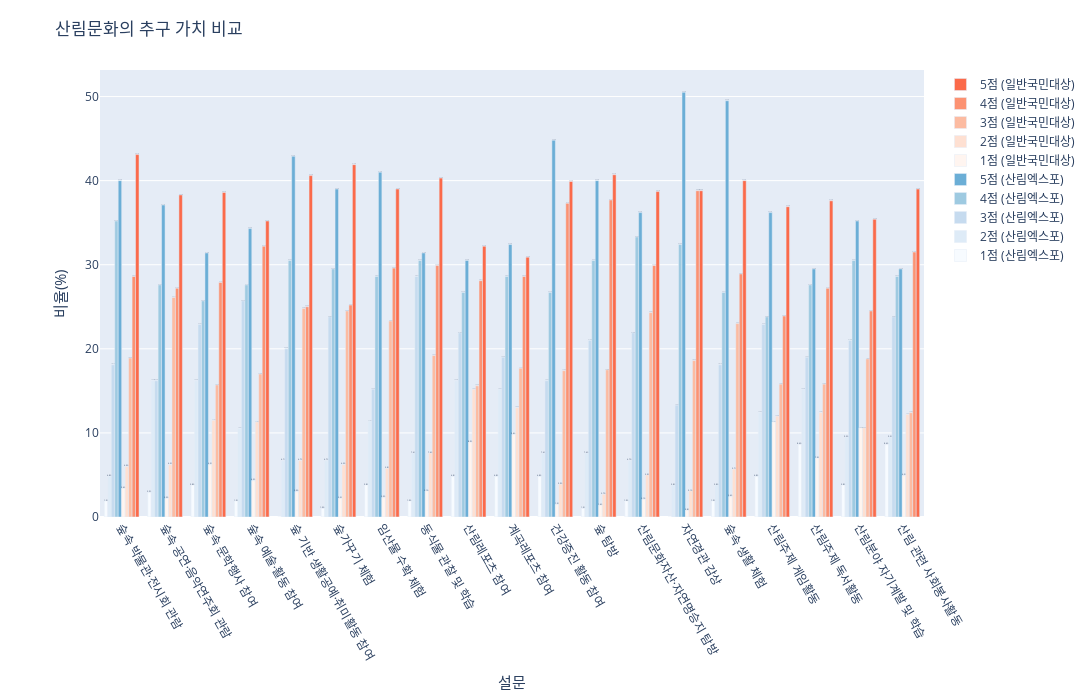

Notebook cell for this chart:
### Code cell
import plotly.colors as pc

# 컬러맵을 리스트로 불러오기
blues_color_map = pc.sequential.Blues
reds_color_map = pc.sequential.Reds

# 누적 막대그래프 시각화
fig = go.Figure()

# 막대 그래프 추가 (expo_5_num_df 데이터 사용)
for i in range(1, 6):
    text_labels = [f'<span style="font-size: 15px !important;">{val:.1f}%</span>' for val in expo_5_num_df[f'{i}_비율']]
    fig.add_trace(go.Bar(x=expo_5_num_df['설문'], y=expo_5_num_df[f'{i}_비율'], text=text_labels,
                         name=f'{i}점 (산림엑스포)', textposition='auto', marker=dict(color=blues_color_map[i-1])))

# 두 번째 막대 그래프 추가 (common_5_num_df 데이터 사용) - 겹치게 표시
for i in range(1, 6):
    text_labels = [f'<span style="font-size: 15px">{val:.1f}%</span>' for val in common_5_num_df[f'{i}_비율']]
    fig.add_trace(go.Bar(x=common_5_num_df['설문'], y=common_5_num_df[f'{i}_비율'], text=text_labels,
                         name=f'{i}점 (일반국민대상)', textposition='auto', marker=dict(color=reds_color_map[i-1])))

# 그래프 레이아웃 설정
fig.update_layout(title="산림문화의 추구 가치 비교", xaxis_title="<span style='font-size: 15px'>설문</span>", yaxis_title="<span style='font-size: 15px'>비율(%)</span>",
                  barmode='group', showlegend=True)

# 범례 텍스트 수정
fig.update_layout(legend=dict(traceorder="reversed"))

# 그래프 높이와 너비 조정
fig.update_layout(height=700, width=1400)

# 여백 (margin) 조정
fig.update_layout(margin=dict(l=100, r=100, b=70, t=70))

fig.update_xaxes(tickangle=60)

fig.show()

### Figure 1 — Plotly figure (JSON) as saved in the notebook; plotly's stock layout.template omitted (floating-point values rounded to 4 significant figures)
{"data": [{"marker": {"color": "rgb(247,251,255)"}, "name": "1점 (산림엑스포)", "text": ["<span style=\"font-size: 15px !important;\">1.9%</span>", "<span style=\"font-size: 15px !important;\">2.9%</span>", "<span style=\"font-size: 15px !important;\">3.8%</span>", "<span style=\"font-size: 15px !important;\">1.9%</span>", "<span style=\"font-size: 15px !important;\">0.0%</span>", "<span style=\"font-size: 15px !important;\">1.0%</span>", "<span style=\"font-size: 15px !important;\">3.8%</span>", "<span style=\"font-size: 15px !important;\">1.9%</span>", "<span style=\"font-size: 15px !important;\">4.8%</span>", "<span style=\"font-size: 15px !important;\">4.8%</span>", "<span style=\"font-size: 15px !important;\">4.8%</span>", "<span style=\"font-size: 15px !important;\">1.0%</span>", "<span style=\"font-size: 15px !important;\">1.9%</span>", "<span style=\"font-size: 15px !important;\">0.0%</span>", "<span style=\"font-size: 15px !important;\">1.9%</span>", "<span style=\"font-size: 15px !important;\">4.8%</span>", "<span style=\"font-size: 15px !important;\">8.6%</span>", "<span style=\"font-size: 15px !important;\">3.8%</span>", "<span style=\"font-size: 15px !important;\">8.6%</span>"], "textposition": "auto", "type": "bar", "x": ["숲속 박물관·전시회 관람", "숲속 공연·음악연주회 관람", "숲속 문학행사 참여", "숲속 예술·활동 참여", "숲 기반 생활공예·취미활동 참여", "숲가꾸기 체험", "임산물 수확 체험", "동식물 관찰 및 학습", "산림레포츠 참여", "계곡레포츠 참여", "건강증진 활동 참여", "숲 탐방", "산림문화자산·자연명승지 탐방", "자연경관 감상", "숲속 생활 체험", "산림주제 게임활동", "산림주제 독서활동", "산림분야 자기계발 및 학습", "산림 관련 사회봉사활동"], "y": [1.9, 2.9, 3.8, 1.9, 0, 1, 3.8, 1.9, 4.8, 4.8, 4.8, 1, 1.9, 0, 1.9, 4.8, 8.6, 3.8, 8.6]}, {"marker": {"color": "rgb(222,235,247)"}, "name": "2점 (산림엑스포)", "text": ["<span style=\"font-size: 15px !important;\">4.8%</span>", "<span style=\"font-size: 15px !important;\">16.2%</span>", "<span style=\"font-size: 15px !important;\">16.2%</span>", "<span style=\"font-size: 15px !important;\">10.5%</span>", "<span style=\"font-size: 15px !important;\">6.7%</span>", "<span style=\"font-size: 15px !important;\">6.7%</span>", "<span style=\"font-size: 15px !important;\">11.4%</span>", "<span style=\"font-size: 15px !important;\">7.6%</span>", "<span style=\"font-size: 15px !important;\">16.2%</span>", "<span style=\"font-size: 15px !important;\">15.2%</span>", "<span style=\"font-size: 15px !important;\">7.6%</span>", "<span style=\"font-size: 15px !important;\">7.6%</span>", "<span style=\"font-size: 15px !important;\">6.7%</span>", "<span style=\"font-size: 15px !important;\">3.8%</span>", "<span style=\"font-size: 15px !important;\">3.8%</span>", "<span style=\"font-size: 15px !important;\">12.4%</span>", "<span style=\"font-size: 15px !important;\">15.2%</span>", "<span style=\"font-size: 15px !important;\">9.5%</span>", "<span style=\"font-size: 15px !important;\">9.5%</span>"], "textposition": "auto", "type": "bar", "x": ["숲속 박물관·전시회 관람", "숲속 공연·음악연주회 관람", "숲속 문학행사 참여", "숲속 예술·활동 참여", "숲 기반 생활공예·취미활동 참여", "숲가꾸기 체험", "임산물 수확 체험", "동식물 관찰 및 학습", "산림레포츠 참여", "계곡레포츠 참여", "건강증진 활동 참여", "숲 탐방", "산림문화자산·자연명승지 탐방", "자연경관 감상", "숲속 생활 체험", "산림주제 게임활동", "산림주제 독서활동", "산림분야 자기계발 및 학습", "산림 관련 사회봉사활동"], "y": [4.8, 16.2, 16.2, 10.5, 6.7, 6.7, 11.4, 7.6, 16.2, 15.2, 7.6, 7.6, 6.7, 3.8, 3.8, 12.4, 15.2, 9.5, 9.5]}, {"marker": {"color": "rgb(198,219,239)"}, "name": "3점 (산림엑스포)", "text": ["<span style=\"font-size: 15px !important;\">18.1%</span>", "<span style=\"font-size: 15px !important;\">16.2%</span>", "<span style=\"font-size: 15px !important;\">22.9%</span>", "<span style=\"font-size: 15px !important;\">25.7%</span>", "<span style=\"font-size: 15px !important;\">20.0%</span>", "<span style=\"font-size: 15px !important;\">23.8%</span>", "<span style=\"font-size: 15px !important;\">15.2%</span>", "<span style=\"font-size: 15px !important;\">28.6%</span>", "<span style=\"font-size: 15px !important;\">21.9%</span>", "<span style=\"font-size: 15px !important;\">19.0%</span>", "<span style=\"font-size: 15px !important;\">16.2%</span>", "<span style=\"font-size: 15px !important;\">21.0%</span>", "<span style=\"font-size: 15px !important;\">21.9%</span>", "<span style=\"font-size: 15px !important;\">13.3%</span>", "<span style=\"font-size: 15px !important;\">18.1%</span>", "<span style=\"font-size: 15px !important;\">22.9%</span>", "<span style=\"font-size: 15px !important;\">19.0%</span>", "<span style=\"font-size: 15px !important;\">21.0%</span>", "<span style=\"font-size: 15px !important;\">23.8%</span>"], "textposition": "auto", "type": "bar", "x": ["숲속 박물관·전시회 관람", "숲속 공연·음악연주회 관람", "숲속 문학행사 참여", "숲속 예술·활동 참여", "숲 기반 생활공예·취미활동 참여", "숲가꾸기 체험", "임산물 수확 체험", "동식물 관찰 및 학습", "산림레포츠 참여", "계곡레포츠 참여", "건강증진 활동 참여", "숲 탐방", "산림문화자산·자연명승지 탐방", "자연경관 감상", "숲속 생활 체험", "산림주제 게임활동", "산림주제 독서활동", "산림분야 자기계발 및 학습", "산림 관련 사회봉사활동"], "y": [18.1, 16.2, 22.9, 25.7, 20, 23.8, 15.2, 28.6, 21.9, 19, 16.2, 21, 21.9, 13.3, 18.1, 22.9, 19, 21, 23.8]}, {"marker": {"color": "rgb(158,202,225)"}, "name": "4점 (산림엑스포)", "text": ["<span style=\"font-size: 15px !important;\">35.2%</span>", "<span style=\"font-size: 15px !important;\">27.6%</span>", "<span style=\"font-size: 15px !important;\">25.7%</span>", "<span style=\"font-size: 15px !important;\">27.6%</span>", "<span style=\"font-size: 15px !important;\">30.5%</span>", "<span style=\"font-size: 15px !important;\">29.5%</span>", "<span style=\"font-size: 15px !important;\">28.6%</span>", "<span style=\"font-size: 15px !important;\">30.5%</span>", "<span style=\"font-size: 15px !important;\">26.7%</span>", "<span style=\"font-size: 15px !important;\">28.6%</span>", "<span style=\"font-size: 15px !important;\">26.7%</span>", "<span style=\"font-size: 15px !important;\">30.5%</span>", "<span style=\"font-size: 15px !important;\">33.3%</span>", "<span style=\"font-size: 15px !important;\">32.4%</span>", "<span style=\"font-size: 15px !important;\">26.7%</span>", "<span style=\"font-size: 15px !important;\">23.8%</span>", "<span style=\"font-size: 15px !important;\">27.6%</span>", "<span style=\"font-size: 15px !important;\">30.5%</span>", "<span style=\"font-size: 15px !important;\">28.6%</span>"], "textposition": "auto", "type": "bar", "x": ["숲속 박물관·전시회 관람", "숲속 공연·음악연주회 관람", "숲속 문학행사 참여", "숲속 예술·활동 참여", "숲 기반 생활공예·취미활동 참여", "숲가꾸기 체험", "임산물 수확 체험", "동식물 관찰 및 학습", "산림레포츠 참여", "계곡레포츠 참여", "건강증진 활동 참여", "숲 탐방", "산림문화자산·자연명승지 탐방", "자연경관 감상", "숲속 생활 체험", "산림주제 게임활동", "산림주제 독서활동", "산림분야 자기계발 및 학습", "산림 관련 사회봉사활동"], "y": [35.2, 27.6, 25.7, 27.6, 30.5, 29.5, 28.6, 30.5, 26.7, 28.6, 26.7, 30.5, 33.3, 32.4, 26.7, 23.8, 27.6, 30.5, 28.6]}, {"marker": {"color": "rgb(107,174,214)"}, "name": "5점 (산림엑스포)", "text": ["<span style=\"font-size: 15px !important;\">40.0%</span>", "<span style=\"font-size: 15px !important;\">37.1%</span>", "<span style=\"font-size: 15px !important;\">31.4%</span>", "<span style=\"font-size: 15px !important;\">34.3%</span>", "<span style=\"font-size: 15px !important;\">42.9%</span>", "<span style=\"font-size: 15px !important;\">39.0%</span>", "<span style=\"font-size: 15px !important;\">41.0%</span>", "<span style=\"font-size: 15px !important;\">31.4%</span>", "<span style=\"font-size: 15px !important;\">30.5%</span>", "<span style=\"font-size: 15px !important;\">32.4%</span>", "<span style=\"font-size: 15px !important;\">44.8%</span>", "<span style=\"font-size: 15px !important;\">40.0%</span>", "<span style=\"font-size: 15px !important;\">36.2%</span>", "<span style=\"font-size: 15px !important;\">50.5%</span>", "<span style=\"font-size: 15px !important;\">49.5%</span>", "<span style=\"font-size: 15px !important;\">36.2%</span>", "<span style=\"font-size: 15px !important;\">29.5%</span>", "<span style=\"font-size: 15px !important;\">35.2%</span>", "<span style=\"font-size: 15px !important;\">29.5%</span>"], "textposition": "auto", "type": "bar", "x": ["숲속 박물관·전시회 관람", "숲속 공연·음악연주회 관람", "숲속 문학행사 참여", "숲속 예술·활동 참여", "숲 기반 생활공예·취미활동 참여", "숲가꾸기 체험", "임산물 수확 체험", "동식물 관찰 및 학습", "산림레포츠 참여", "계곡레포츠 참여", "건강증진 활동 참여", "숲 탐방", "산림문화자산·자연명승지 탐방", "자연경관 감상", "숲속 생활 체험", "산림주제 게임활동", "산림주제 독서활동", "산림분야 자기계발 및 학습", "산림 관련 사회봉사활동"], "y": [40, 37.1, 31.4, 34.3, 42.9, 39, 41, 31.4, 30.5, 32.4, 44.8, 40, 36.2, 50.5, 49.5, 36.2, 29.5, 35.2, 29.5]}, {"marker": {"color": "rgb(255,245,240)"}, "name": "1점 (일반국민대상)", "text": ["<span style=\"font-size: 15px\">3.4%</span>", "<span style=\"font-size: 15px\">2.2%</span>", "<span style=\"font-size: 15px\">6.2%</span>", "<span style=\"font-size: 15px\">4.3%</span>", "<span style=\"font-size: 15px\">3.0%</span>", "<span style=\"font-size: 15px\">2.2%</span>", "<span style=\"font-size: 15px\">2.3%</span>", "<span style=\"font-size: 15px\">3.1%</span>", "<span style=\"font-size: 15px\">8.9%</span>", "<span style=\"font-size: 15px\">9.8%</span>", "<span style=\"font-size: 15px\">1.5%</span>", "<span style=\"font-size: 15px\">1.4%</span>", "<span style=\"font-size: 15px\">2.1%</span>", "<span style=\"font-size: 15px\">0.8%</span>", "<span style=\"font-size: 15px\">2.4%</span>", "<span style=\"font-size: 15px\">11.3%</span>", "<span style=\"font-size: 15px\">7.0%</span>", "<span style=\"font-size: 15px\">10.6%</span>", "<span style=\"font-size: 15px\">4.9%</span>"], "textposition": "auto", "type": "bar", "x": ["숲속 박물관·전시회 관람", "숲속 공연·음악연주회 관람", "숲속 문학행사 참여", "숲속 예술·활동 참여", "숲 기반 생활공예·취미활동 참여", "숲가꾸기 체험", "임산물 수확 체험", "동식물 관찰 및 학습", "산림레포츠 참여", "계곡레포츠 참여", "건강증진 활동 참여", "숲 탐방", "산림문화자산·자연명승지 탐방", "자연경관 감상", "숲속 생활 체험", "산림주제 게임활동", "산림주제 독서활동", "산림분야 자기계발 및 학습", "산림 관련 사회봉사활동"], "y": [3.4, 2.2, 6.2, 4.3, 3, 2.2, 2.3, 3.1, 8.9, 9.8, 1.5, 1.4, 2.1, 0.8, 2.4, 11.3, 7, 10.6, 4.9]}, {"marker": {"color": "rgb(254,224,210)"}, "name": "2점 (일반국민대상)", "text": ["<span style=\"font-size: 15px\">6.0%</span>", "<span style=\"font-size: 15px\">6.2%</span>", "<span style=\"font-size: 15px\">11.5%</span>", "<span style=\"font-size: 15px\">11.3%</span>", "<span style=\"font-size: 15px\">6.7%</span>", "<span style=\"font-size: 15px\">6.2%</span>", "<span style=\"font-size: 15px\">5.8%</span>", "<span style=\"font-size: 15px\">7.6%</span>", "<span style=\"font-size: 15px\">15.2%</span>", "<span style=\"font-size: 15px\">13.0%</span>", "<span style=\"font-size: 15px\">3.9%</span>", "<span style=\"font-size: 15px\">2.7%</span>", "<span style=\"font-size: 15px\">5.0%</span>", "<span style=\"font-size: 15px\">3.1%</span>", "<span style=\"font-size: 15px\">5.7%</span>", "<span style=\"font-size: 15px\">12.0%</span>", "<span style=\"font-size: 15px\">12.4%</span>", "<span style=\"font-size: 15px\">10.6%</span>", "<span style=\"font-size: 15px\">12.2%</span>"], "textposition": "auto", "type": "bar", "x": ["숲속 박물관·전시회 관람", "숲속 공연·음악연주회 관람", "숲속 문학행사 참여", "숲속 예술·활동 참여", "숲 기반 생활공예·취미활동 참여", "숲가꾸기 체험", "임산물 수확 체험", "동식물 관찰 및 학습", "산림레포츠 참여", "계곡레포츠 참여", "건강증진 활동 참여", "숲 탐방", "산림문화자산·자연명승지 탐방", "자연경관 감상", "숲속 생활 체험", "산림주제 게임활동", "산림주제 독서활동", "산림분야 자기계발 및 학습", "산림 관련 사회봉사활동"], "y": [6, 6.2, 11.5, 11.3, 6.7, 6.2, 5.8, 7.6, 15.2, 13, 3.9, 2.7, 5, 3.1, 5.7, 12, 12.4, 10.6, 12.2]}, {"marker": {"color": "rgb(252,187,161)"}, "name": "3점 (일반국민대상)", "text": ["<span style=\"font-size: 15px\">18.9%</span>", "<span style=\"font-size: 15px\">26.1%</span>", "<span style=\"font-size: 15px\">15.7%</span>", "<span style=\"font-size: 15px\">17.0%</span>", "<span style=\"font-size: 15px\">24.8%</span>", "<span style=\"font-size: 15px\">24.5%</span>", "<span style=\"font-size: 15px\">23.3%</span>", "<span style=\"font-size: 15px\">19.2%</span>", "<span style=\"font-size: 15px\">15.6%</span>", "<span style=\"font-size: 15px\">17.7%</span>", "<span style=\"font-size: 15px\">17.4%</span>", "<span style=\"font-size: 15px\">17.5%</span>", "<span style=\"font-size: 15px\">24.3%</span>", "<span style=\"font-size: 15px\">18.6%</span>", "<span style=\"font-size: 15px\">23.0%</span>", "<span style=\"font-size: 15px\">15.8%</span>", "<span style=\"font-size: 15px\">15.8%</span>", "<span style=\"font-size: 15px\">18.8%</span>", "<span style=\"font-size: 15px\">12.4%</span>"], "textposition": "auto", "type": "bar", "x": ["숲속 박물관·전시회 관람", "숲속 공연·음악연주회 관람", "숲속 문학행사 참여", "숲속 예술·활동 참여", "숲 기반 생활공예·취미활동 참여", "숲가꾸기 체험", "임산물 수확 체험", "동식물 관찰 및 학습", "산림레포츠 참여", "계곡레포츠 참여", "건강증진 활동 참여", "숲 탐방", "산림문화자산·자연명승지 탐방", "자연경관 감상", "숲속 생활 체험", "산림주제 게임활동", "산림주제 독서활동", "산림분야 자기계발 및 학습", "산림 관련 사회봉사활동"], "y": [18.9, 26.1, 15.7, 17, 24.8, 24.5, 23.3, 19.2, 15.6, 17.7, 17.4, 17.5, 24.3, 18.6, 23, 15.8, 15.8, 18.8, 12.4]}, {"marker": {"color": "rgb(252,146,114)"}, "name": "4점 (일반국민대상)", "text": ["<span style=\"font-size: 15px\">28.6%</span>", "<span style=\"font-size: 15px\">27.2%</span>", "<span style=\"font-size: 15px\">27.9%</span>", "<span style=\"font-size: 15px\">32.2%</span>", "<span style=\"font-size: 15px\">25.0%</span>", "<span style=\"font-size: 15px\">25.2%</span>", "<span style=\"font-size: 15px\">29.6%</span>", "<span style=\"font-size: 15px\">29.9%</span>", "<span style=\"font-size: 15px\">28.1%</span>", "<span style=\"font-size: 15px\">28.6%</span>", "<span style=\"font-size: 15px\">37.3%</span>", "<span style=\"font-size: 15px\">37.7%</span>", "<span style=\"font-size: 15px\">29.9%</span>", "<span style=\"font-size: 15px\">38.8%</span>", "<span style=\"font-size: 15px\">28.9%</span>", "<span style=\"font-size: 15px\">23.9%</span>", "<span style=\"font-size: 15px\">27.2%</span>", "<span style=\"font-size: 15px\">24.5%</span>", "<span style=\"font-size: 15px\">31.5%</span>"], "textposition": "auto", "type": "bar", "x": ["숲속 박물관·전시회 관람", "숲속 공연·음악연주회 관람", "숲속 문학행사 참여", "숲속 예술·활동 참여", "숲 기반 생활공예·취미활동 참여", "숲가꾸기 체험", "임산물 수확 체험", "동식물 관찰 및 학습", "산림레포츠 참여", "계곡레포츠 참여", "건강증진 활동 참여", "숲 탐방", "산림문화자산·자연명승지 탐방", "자연경관 감상", "숲속 생활 체험", "산림주제 게임활동", "산림주제 독서활동", "산림분야 자기계발 및 학습", "산림 관련 사회봉사활동"], "y": [28.6, 27.2, 27.9, 32.2, 25, 25.2, 29.6, 29.9, 28.1, 28.6, 37.3, 37.7, 29.9, 38.8, 28.9, 23.9, 27.2, 24.5, 31.5]}, {"marker": {"color": "rgb(251,106,74)"}, "name": "5점 (일반국민대상)", "text": ["<span style=\"font-size: 15px\">43.1%</span>", "<span style=\"font-size: 15px\">38.3%</span>", "<span style=\"font-size: 15px\">38.6%</span>", "<span style=\"font-size: 15px\">35.2%</span>", "<span style=\"font-size: 15px\">40.6%</span>", "<span style=\"font-size: 15px\">41.9%</span>", "<span style=\"font-size: 15px\">39.0%</span>", "<span style=\"font-size: 15px\">40.3%</span>", "<span style=\"font-size: 15px\">32.2%</span>", "<span style=\"font-size: 15px\">30.9%</span>", "<span style=\"font-size: 15px\">39.9%</span>", "<span style=\"font-size: 15px\">40.7%</span>", "<span style=\"font-size: 15px\">38.7%</span>", "<span style=\"font-size: 15px\">38.8%</span>", "<span style=\"font-size: 15px\">40.0%</span>", "<span style=\"font-size: 15px\">36.9%</span>", "<span style=\"font-size: 15px\">37.6%</span>", "<span style=\"font-size: 15px\">35.4%</span>", "<span style=\"font-size: 15px\">39.0%</span>"], "textposition": "auto", "type": "bar", "x": ["숲속 박물관·전시회 관람", "숲속 공연·음악연주회 관람", "숲속 문학행사 참여", "숲속 예술·활동 참여", "숲 기반 생활공예·취미활동 참여", "숲가꾸기 체험", "임산물 수확 체험", "동식물 관찰 및 학습", "산림레포츠 참여", "계곡레포츠 참여", "건강증진 활동 참여", "숲 탐방", "산림문화자산·자연명승지 탐방", "자연경관 감상", "숲속 생활 체험", "산림주제 게임활동", "산림주제 독서활동", "산림분야 자기계발 및 학습", "산림 관련 사회봉사활동"], "y": [43.1, 38.3, 38.6, 35.2, 40.6, 41.9, 39, 40.3, 32.2, 30.9, 39.9, 40.7, 38.7, 38.8, 40, 36.9, 37.6, 35.4, 39]}], "layout": {"barmode": "group", "height": 700, "legend": {"traceorder": "reversed"}, "margin": {"b": 70, "l": 100, "r": 100, "t": 70}, "showlegend": true, "title": {"text": "산림문화의 추구 가치 비교"}, "width": 1400, "xaxis": {"tickangle": 60, "title": {"text": "<span style='font-size: 15px'>설문</span>"}}, "yaxis": {"title": {"text": "<span style='font-size: 15px'>비율(%)</span>"}}}}
